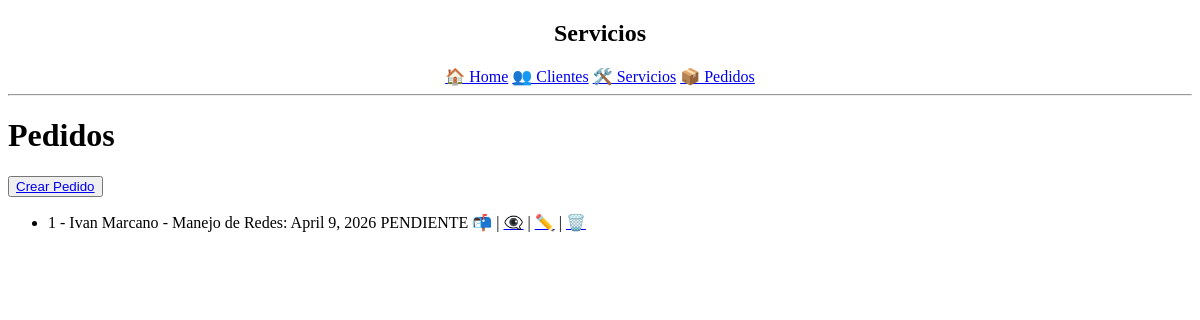
Before: /pedidos/ with the older database file.
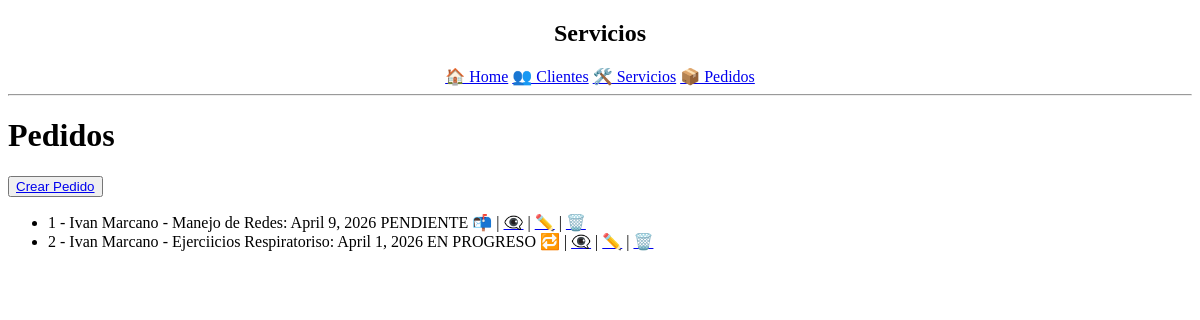
After: the same page with the newer database file.
### practica_servicios/models.py (models this page shows, shortened)
class Pedido(models.Model):
    class EstadoPedido(models.TextChoices):
        PENDIENTE = 'PE', ('Pendiente')
        EN_PROGRESO = 'EP', ('En progreso')
        COMPLETADO = 'CO', ('Completado')
    cliente = models.ForeignKey(Cliente, on_delete=models.PROTECT, null=True, blank=True)
    servicio = models.ForeignKey(Servicio, on_delete=models.PROTECT, null=True, blank=True)
    descripcion_pedido = models.TextField(max_length=100)
    fecha_solicitud_servicio = models.DateField(auto_created=True, null=False, blank=False)
    fecha_finalizacion_Servicio = models.DateField(null=False, blank=False)
    estado_pedido = models.CharField(max_length=2, choices=EstadoPedido.choices, default=EstadoPedido.PENDIENTE)

class Cliente(models.Model):
    nombre_cliente = models.CharField(max_length=45)
    apellido_cliente = models.CharField(max_length=45)
    celular_cliente = PhoneNumberField(unique=True, blank=True)
    email_cliente = models.EmailField(null=True)
    domicilio_cliente = models.TextField(max_length=100)
    def __str__(self) -> str:
        return f"{self.nombre_cliente.capitalize()} {self.apellido_cliente.capitalize()}"
    class Meta:
        verbose_name="Cliente"
        verbose_name_plural="Clientes"

class Servicio(models.Model):
    nombre_servicio = models.CharField(max_length=50)
    decripcion_servicio = models.TextField(max_length=150)
    precio_servicio = models.DecimalField(max_digits=10, decimal_places=2)
    disponible_servicio = models.BooleanField(default=True)
    class Meta:
        verbose_name="Servicio"
        verbose_name_plural="Servicios"

### practica_servicios/views/pedido.py (the view)
# urls.py: path("pedidos/", pedido.PedidoList.as_view(), name="pedidos"),
class PedidoList(ListView):
    model = Pedido
    context_object_name = "pedidos"
    template_name = 'practica_servicios/pedidos.html'

### practica_servicios/templates/practica_servicios/pedidos.html
{% extends 'practica_servicios/base.html' %}
{% block contenido %}
    <h1>Pedidos</h1>
    <button><a href="{% url 'practica_servicios:pedido_create' %}">Crear Pedido</a></button>
    <ul>
    {% for pedido in pedidos %}
        <li>
            {{ pedido.pk }} - {{ pedido.cliente }} - {{ pedido.servicio.nombre_servicio }}: {{ pedido.fecha_solicitud_servicio }}
            {% if pedido.estado_pedido == "PE" %}
                PENDIENTE 📬
            {% elif pedido.estado_pedido == "EP" %}
                EN PROGRESO 🔁
            {% elif pedido.estado_pedido == "CO" %}
                COMPLETADO ☑️
            {% endif %}
            | <a href="{% url 'practica_servicios:pedido_detail' pedido.id %}">👁️‍🗨️</a>
            | <a href="{% url 'practica_servicios:pedido_update' pedido.id %}">✏️</a>
            | <a href="{% url 'practica_servicios:pedido_delete' pedido.id %}">🗑️</a>
        </li>
    {% empty %}
        <p>No hay registros</p>
    {% endfor %}
    </ul>
{% endblock contenido %}

Changed rows visible on the page:
added Pedido: pk "2", cliente "Ivan Marcano", servicio.nombre_servicio "Ejerciicios Respiratoriso", fecha_solicitud_servicio "April 1, 2026", estado_pedido "EN PROGRESO 🔁"
